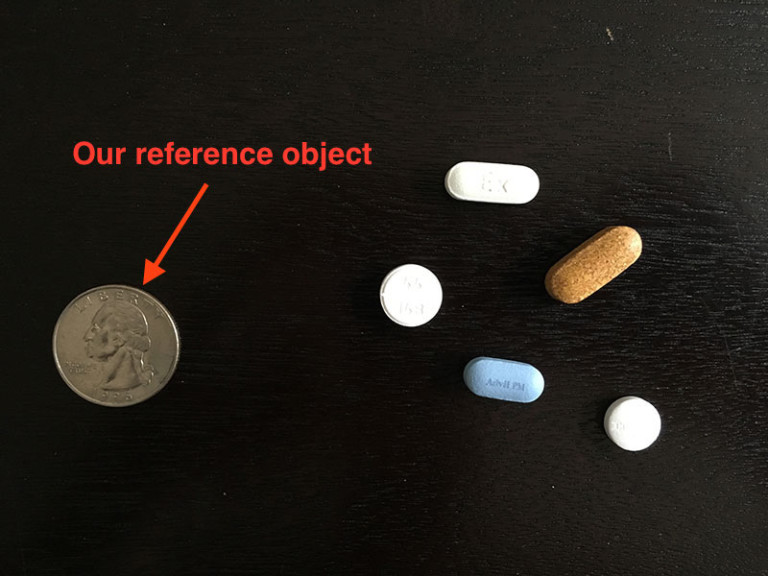
#> input picture Python/ref.jpg, 768 x 576 px
$ python -i box_perspective.py   (imports and definitions only)   (Python 2 division)   (older library calls are emulated)
#> lines starting #> are read from the running program, lines starting #| are printed output that depends on the picture; after the words box and inside, x2 and y2 are one past the last pixel; in counts of white or black regions, pixels touching at a corner belong together
# -*- coding: utf-8 -*-
"""
Created on Tue Oct 24 20:58:50 2017

@author: naitikshukla
"""

# import the necessary packages
from scipy.spatial import distance as dist
import imutils
import cv2
import numpy as np

def midpoint(ptA, ptB):
	return ((ptA[0] + ptB[0]) * 0.5, (ptA[1] + ptB[1]) * 0.5)

def edgedetect (channel):
	sobelX = cv2.Sobel(channel, cv2.CV_16S, 1, 0)
	sobelY = cv2.Sobel(channel, cv2.CV_16S, 0, 1)
	sobel = np.hypot(sobelX, sobelY)

	sobel[sobel > 255] = 255; # Some values seem to go above 255. However RGB channels has to be within 0-255
	return sobel

def ref_object(frame,width = .90):
	greenLower = (29, 86, 6)
	greenUpper = (64, 255, 255)
	pixelsPerMetric =None
	center = None

	blurred = cv2.GaussianBlur(frame, (11, 11), 0)
	hsv = cv2.cvtColor(blurred, cv2.COLOR_BGR2HSV)

	# construct a mask for the color "green", then perform
	# a series of dilations and erosions to remove any small
	# blobs left in the mask
	mask = cv2.inRange(hsv, greenLower, greenUpper)
	mask = cv2.erode(mask, None, iterations=2)
	mask = cv2.dilate(mask, None, iterations=2)

	# find contours in the mask and initialize the current
	# (x, y) center of the circle
	cnts = cv2.findContours(mask.copy(), cv2.RETR_EXTERNAL,cv2.CHAIN_APPROX_SIMPLE)[-2]

	# only proceed if at least one contour was found
	if len(cnts) > 0:
		# find the largest contour in the mask, then use
		# it to compute the minimum enclosing circle and
		# centroid
		c = max(cnts, key=cv2.contourArea)
		((x, y), radius) = cv2.minEnclosingCircle(c)
		M = cv2.moments(c)
		center = (int(M["m10"] / M["m00"]), int(M["m01"] / M["m00"]))

		# only proceed if the radius meets a minimum size
		if radius > 20:
			# draw the circle and centroid on the frame,
			# then update the list of tracked points
			cv2.circle(frame, (int(x), int(y)), int(radius),(0, 11, 255), 3)
			cv2.circle(frame, center, 5, (200, 0, 255), -1)

			dB = 2*radius
			pixelsPerMetric = dB / width

			dimB = dB / pixelsPerMetric
			cv2.putText(frame, "{:.1f}in".format(dimB),(center[0]-10,center[1]-10), cv2.FONT_HERSHEY_SIMPLEX,0.65, (255, 255,255) , 2)

			cv2.putText(frame, "Reference",(center[0]+int(radius)-20,center[1]+int(radius)), cv2.FONT_HERSHEY_SIMPLEX,0.65, (255, 255,0) , 2)
	return pixelsPerMetric,frame


def main_box(img,pixelsPerMetric):
	blurred = cv2.GaussianBlur(img, (5, 5), 0) # Remove noise
	edgeImg = np.max( np.array([ edgedetect(blurred[:,:, 0]), edgedetect(blurred[:,:, 1]), edgedetect(blurred[:,:, 2]) ]), axis=0 )
	edgeImg = cv2.dilate(edgeImg, None, iterations=2)
	edgeImg = cv2.erode(edgeImg, None, iterations=2)
	mean = np.mean(edgeImg);
	# Zero any value that is less than mean. This reduces a lot of noise.
	edgeImg[edgeImg <= mean] = 0;
	edgeImg_8u = np.asarray(edgeImg, np.uint8)


	cnts = cv2.findContours(edgeImg_8u.copy(), cv2.RETR_TREE, cv2.CHAIN_APPROX_SIMPLE)[-2]
	cnts = sorted(cnts, key = cv2.contourArea, reverse = True)[:5]
	screenCnt = None

	# loop over our contours
	for c in cnts:
		# approximate the contour
		peri = cv2.arcLength(c, True)
		approx = cv2.approxPolyDP(c, 0.05 * peri, True)
		#print(approx)
		# if our approximated contour has four points, then
		# we can assume that we have found our screen
		if len(approx) == 4:
			screenCnt = approx
			break
	pts = screenCnt.reshape(4, 2)
	orig=img.copy()
	cv2.drawContours(orig, [pts], -1, (0, 255, 0), 3)


	# loop over the original points and draw them
	for (x, y) in pts:
		cv2.circle(orig, (int(x), int(y)), 5, (0, 0, 255), -1)

	# unpack the ordered bounding box, then compute the midpoint
	# between the top-left and top-right coordinates, followed by
	# the midpoint between bottom-left and bottom-right coordinates
	(tl, tr, br, bl) = pts
	(tltrX, tltrY) = midpoint(tl, tr)
	(blbrX, blbrY) = midpoint(bl, br)

	# compute the midpoint between the top-left and bottom-left points,
	# followed by the midpoint between the top-righ and bottom-right
	(tlblX, tlblY) = midpoint(tl, bl)
	(trbrX, trbrY) = midpoint(tr, br)

	# draw the midpoints on the image
	cv2.circle(orig, (int(tltrX), int(tltrY)), 5, (255, 0, 0), -1)
	cv2.circle(orig, (int(blbrX), int(blbrY)), 5, (255, 0, 0), -1)
	cv2.circle(orig, (int(tlblX), int(tlblY)), 5, (255, 0, 0), -1)
	cv2.circle(orig, (int(trbrX), int(trbrY)), 5, (255, 0, 0), -1)

	# draw lines between the midpoints
	cv2.line(orig, (int(tltrX), int(tltrY)), (int(blbrX), int(blbrY)),
			 (255, 0, 255), 2)
	cv2.line(orig, (int(tlblX), int(tlblY)), (int(trbrX), int(trbrY)),
			 (255, 0, 255), 2)

	# compute the Euclidean distance between the midpoints
	dA = dist.euclidean((tltrX, tltrY), (blbrX, blbrY))
	dB = dist.euclidean((tlblX, tlblY), (trbrX, trbrY))

	# if the pixels per metric has not been initialized, then
	# compute it as the ratio of pixels to supplied metric
	# (in this case, inches)
	#if pixelsPerMetric is None:
	#	pixelsPerMetric = dB / width

	# compute the size of the object
	dimA = dA / pixelsPerMetric
	dimB = dB / pixelsPerMetric

	# draw the object sizes on the image
	cv2.putText(orig, "{:.1f}in".format(dimA),
				(int(tltrX - 15), int(tltrY - 10)), cv2.FONT_HERSHEY_SIMPLEX,
				0.65, (255, 0, 255), 2)
	cv2.putText(orig, "{:.1f}in".format(dimB),
				(int(trbrX + 10), int(trbrY)), cv2.FONT_HERSHEY_SIMPLEX,
				0.65, (255, 0, 255), 2)

	return orig,dimA,dimB


def get_dimensions(image):
#> called with image = 'ref.jpg'
	import base64
	width = 0.75
	image = cv2.imread(image)
#> image is the input picture: shape (576, 768, 3); mean B, G, R 25.8, 31, 35.1
	image = imutils.resize(image, width=600)
#> image: shape (450, 600, 3)
	pixelRatio,frame = ref_object(image,width)
#> in ref_object, `hsv = cv2.cvtColor(blurred, cv2.COLOR_BGR2HSV)`: hsv: shape (450, 600, 3); mean H, S, V 21.1, 79.9, 35.6
#> in ref_object, `mask = cv2.inRange(hsv, greenLower, greenUpper)`:
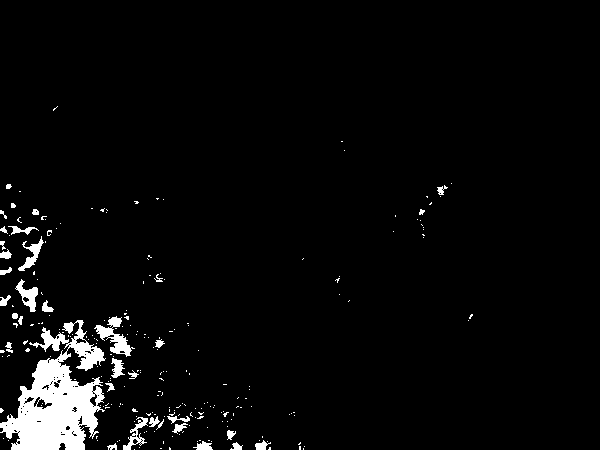
#> mask: shape (450, 600); 3.9% white; 237 white regions (202 under 20 px), largest, box (x1, y1, x2, y2) and area: (0, 320, 106, 450) 6970, (94, 316, 135, 357) 583, (15, 279, 38, 312) 323
#> in ref_object, `mask = cv2.erode(mask, None, iterations=2)`: mask: shape (450, 600); 1.6% white; 35 white regions (23 under 20 px), largest, box (x1, y1, x2, y2) and area: (5, 362, 95, 450) 3601, (83, 350, 101, 367) 130, (115, 336, 128, 353) 80
#> in ref_object, `mask = cv2.dilate(mask, None, iterations=2)`:
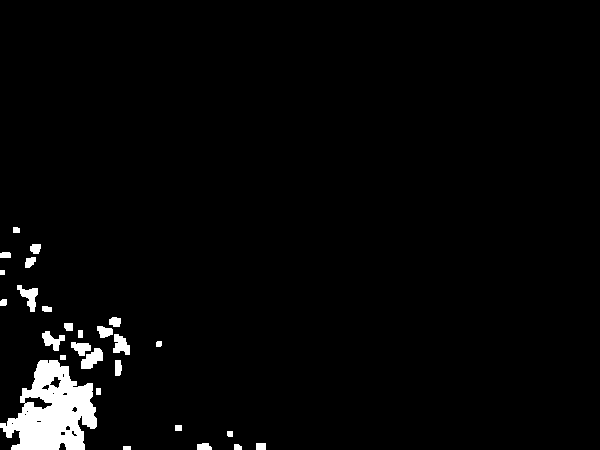
#> mask: shape (450, 600); 2.9% white; 27 white regions
#> in ref_object, `cnts = cv2.findContours(mask.copy(), cv2.RETR_EXTERNAL,cv2.CHAIN_APPRO..`: cnts = 27 contours, 1 with area under 20; largest, box (x1, y1, x2, y2) and area: (0, 360, 97, 450) 5328, (81, 348, 103, 369) 249, (17, 285, 38, 312) 223, (113, 334, 130, 355) 202, (42, 331, 65, 351) 193
#> in ref_object, `c = max(cnts, key=cv2.contourArea)`: c = contour of 162 points, box (x1, y1, x2, y2) (0, 360, 97, 450), area 5328
#> in ref_object, `((x, y), radius) = cv2.minEnclosingCircle(c)`: x = 48.04; y = 411.8; radius = 52.53
#> in ref_object, `M = cv2.moments(c)`: M = moments, m00 5328, centre m10/m00, m01/m00 = (52.41, 410.6)
#> in ref_object, `center = (int(M["m10"] / M["m00"]), int(M["m01"] / M["m00"]))`: center = (52, 410)
#> in ref_object, `cv2.circle(frame, center, 5, (200, 0, 255), -1)`: frame: shape (450, 600, 3); mean B, G, R 25.8, 31, 36.1
#> in ref_object, `dB = 2*radius`: dB = 105.1
#> in ref_object, `pixelsPerMetric = dB / width`: pixelsPerMetric = 140.1
#> in ref_object, `dimB = dB / pixelsPerMetric`: dimB = 0.75
#> in ref_object, `cv2.putText(frame, "{:.1f}in".format(dimB),(center[0]-10,center[1]-10)..`:
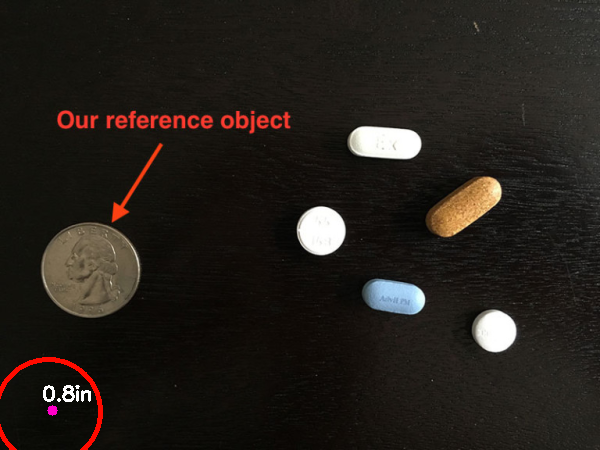
#> frame: shape (450, 600, 3); mean B, G, R 26.1, 31.3, 36.5
#> in ref_object, `cv2.putText(frame, "Reference",(center[0]+int(radius)-20,center[1]+int..`: frame: shape (450, 600, 3); 0.02% of pixels changed, all inside (x1, y1, x2, y2) = (86, 447, 118, 450)
#> pixelRatio = 140.1
	#print("pixel Ratio=",pixelRatio)
	frame,h,w = main_box(frame,pixelRatio)
#> in edgedetect, `sobel[sobel > 255] = 255;`: sobel: shape (450, 600) float32; min 0, max 255, mean 13.1
#> in edgedetect (call 2), `sobel[sobel > 255] = 255;`:
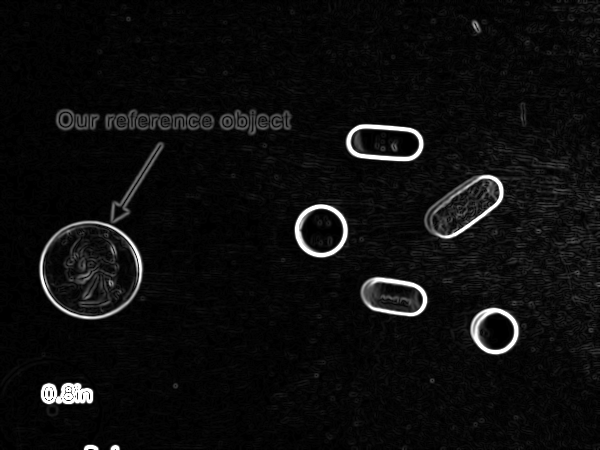
#> sobel: shape (450, 600) float32; min 0, max 255, mean 13.5
#> in edgedetect (call 3), `sobelY = cv2.Sobel(channel, cv2.CV_16S, 0, 1)`:
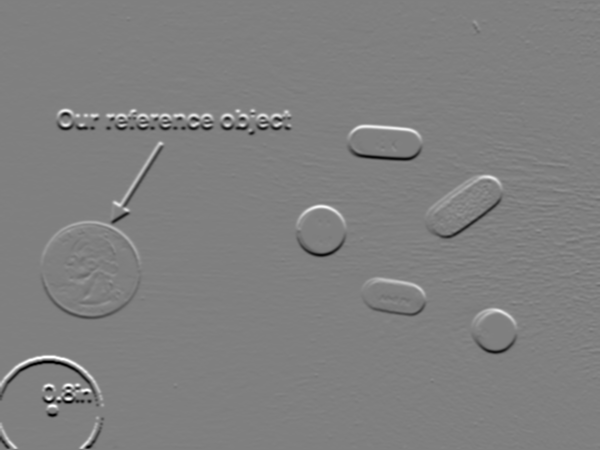
#> sobelY: shape (450, 600) int16; min -616, max 612, mean -0.1; drawn with min black and max white
#> in edgedetect (call 3), `sobel[sobel > 255] = 255;`:
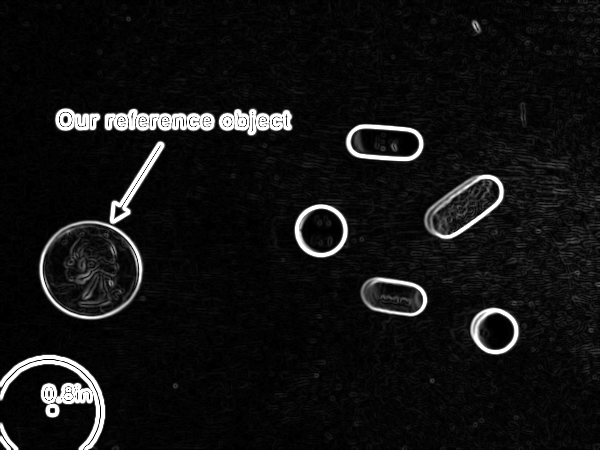
#> sobel: shape (450, 600) float32; min 0, max 255, mean 18.6
#> in main_box, `edgeImg = cv2.erode(edgeImg, None, iterations=2)`:
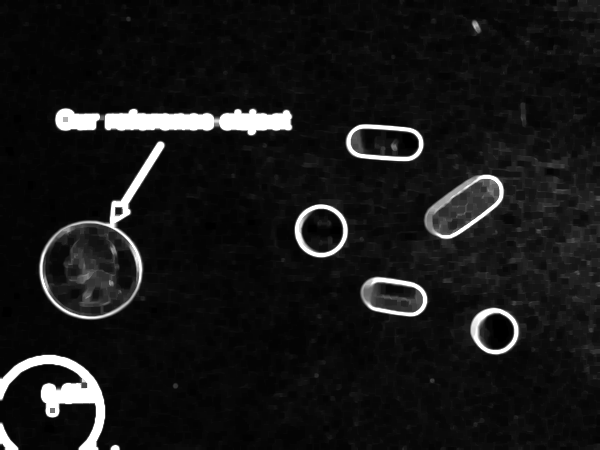
#> edgeImg: shape (450, 600) float32; min 0, max 255, mean 23.8
#> in main_box, `mean = np.mean(edgeImg);`: mean = 23.84
#> in main_box, `cnts = cv2.findContours(edgeImg_8u.copy(), cv2.RETR_TREE, cv2.CHAIN_AP..`: cnts = 266 contours, 182 with area under 20; largest, box (x1, y1, x2, y2) and area: (410, 131, 600, 333) 16118, (38, 140, 166, 320) 9311, (54, 107, 293, 136) 4321, (0, 354, 106, 450) 3114, (294, 199, 357, 259) 2529
#> in main_box, `cnts = sorted(cnts, key = cv2.contourArea, reverse = True)[:5]`: cnts = 5 contours; box (x1, y1, x2, y2) and area: (410, 131, 600, 333) 16118, (38, 140, 166, 320) 9311, (54, 107, 293, 136) 4321, (0, 354, 106, 450) 3114, (294, 199, 357, 259) 2529
#> the loop in main_box, `for c in cnts:` made 5 passes
#> peri on passes 1, 2, 4, 5: 1496.8, 570.2, 537.5, 236.9
#> (peri, approx) on pass 3: (585.7, [[54, 118], [292, 129]])
	#print("width=",w,"height =",h)
	print frame
	cnt = cv2.imencode('.jpg',frame)[1]
	b64 = base64.b64encode(cnt)

	return "width - %s,height - %s,image - %s"%(w,h,b64)
	#cv2.imshow("Final",frame)
	#cv2.waitKey(0)

#> (the run stopped early here; a loop or call above may not have finished)
